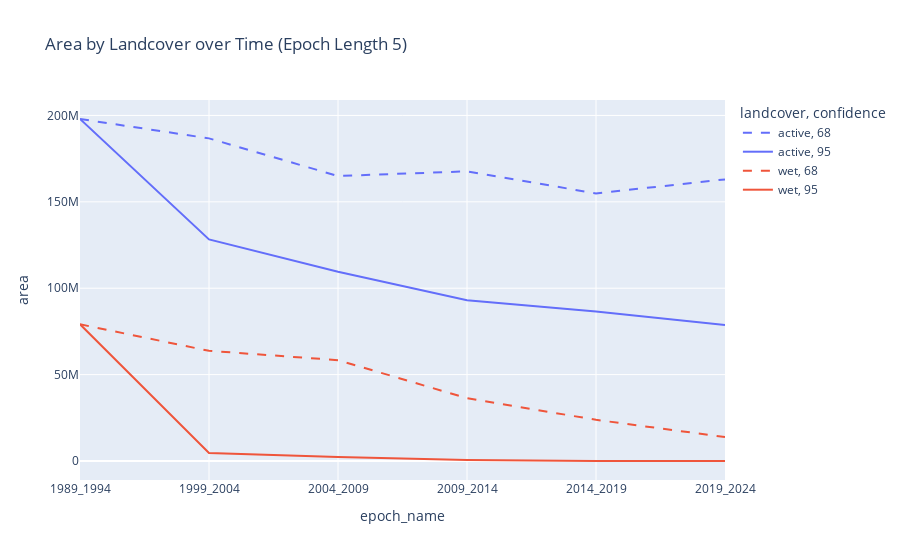
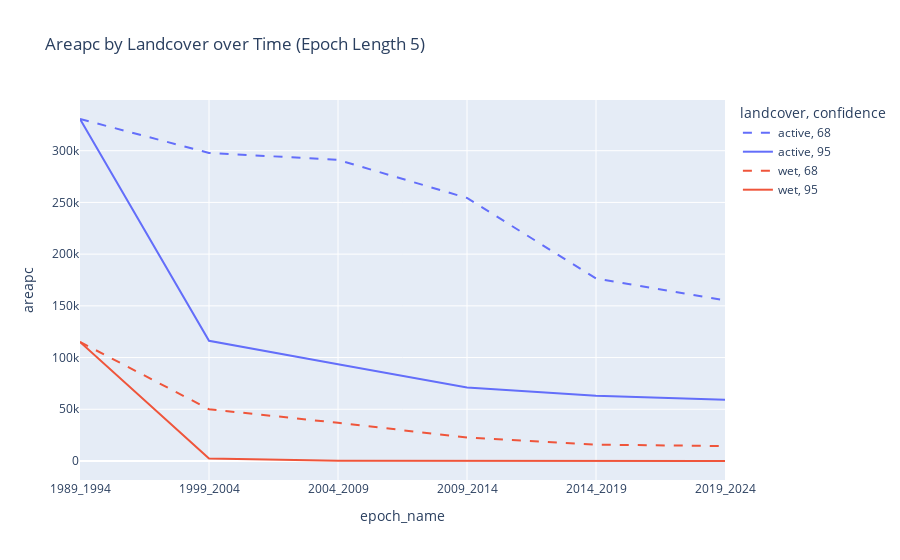
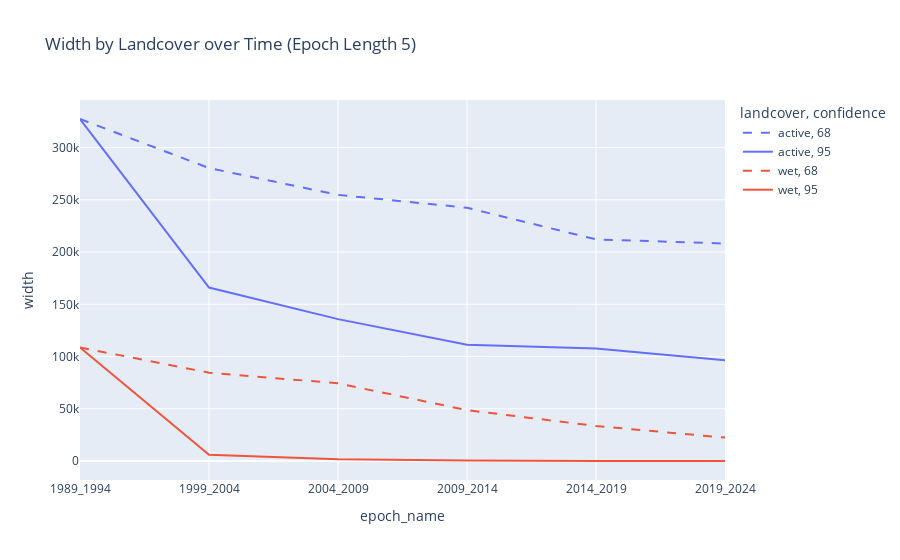
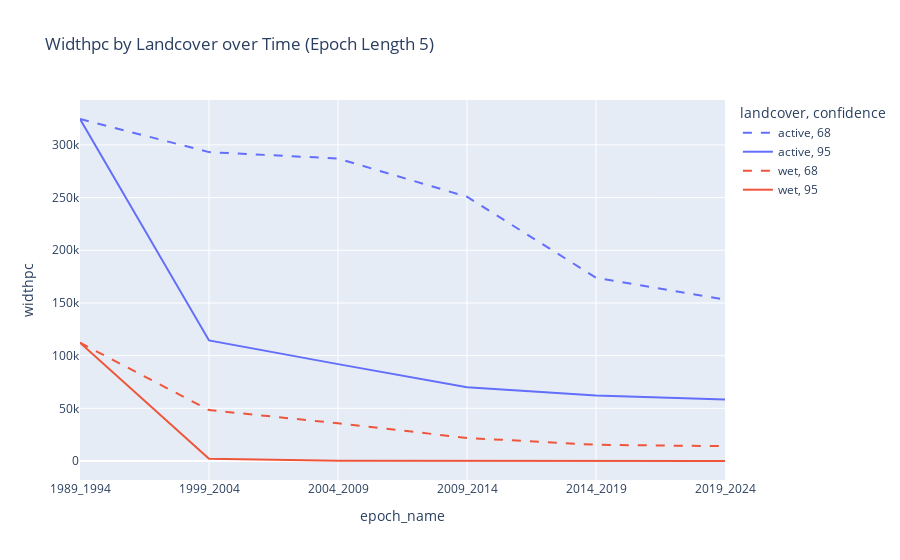

Write notebook code for charts like these, in order.
### Code cell
# Loop through metrics and create plots
metrics = ['area', 'areapc', 'width', 'widthpc']
for metric in metrics:
    if metric in df_metrics.columns:
        # Group by landcover, epoch_name, confidence
        metric_summary = filtered_df.groupby(['landcover', 'epoch_name', 'confidence'], observed=False)[metric].sum().reset_index()
        metric_summary = metric_summary.sort_values('epoch_name')
        
        # Create line chart
        fig = px.line(metric_summary, x='epoch_name', y=metric, color='landcover', line_dash='confidence',
                      title=f'{metric.capitalize()} by Landcover over Time (Epoch Length 5)',
                      line_dash_map={'95': 'solid', '68': 'dash'})
        fig.show()

### Figure 1 — Plotly figure (JSON) as saved in the notebook; plotly's stock layout.template omitted (floating-point values rounded to 4 significant figures)
{"data": [{"hovertemplate": "landcover=active<br>confidence=68<br>epoch_name=%{x}<br>area=%{y}<extra></extra>", "legendgroup": "active, 68", "line": {"color": "#636efa", "dash": "dash"}, "marker": {"symbol": "circle"}, "mode": "lines", "name": "active, 68", "orientation": "v", "showlegend": true, "type": "scatter", "x": ["1989_1994", "1999_2004", "2004_2009", "2009_2014", "2014_2019", "2019_2024"], "xaxis": "x", "y": [197900000.0, 186700000.0, 164900000.0, 167700000.0, 154900000.0, 163000000.0], "yaxis": "y"}, {"hovertemplate": "landcover=active<br>confidence=95<br>epoch_name=%{x}<br>area=%{y}<extra></extra>", "legendgroup": "active, 95", "line": {"color": "#636efa", "dash": "solid"}, "marker": {"symbol": "circle"}, "mode": "lines", "name": "active, 95", "orientation": "v", "showlegend": true, "type": "scatter", "x": ["1989_1994", "1999_2004", "2004_2009", "2009_2014", "2014_2019", "2019_2024"], "xaxis": "x", "y": [197900000.0, 128200000.0, 109500000.0, 93030000.0, 86590000.0, 78760000.0], "yaxis": "y"}, {"hovertemplate": "landcover=wet<br>confidence=68<br>epoch_name=%{x}<br>area=%{y}<extra></extra>", "legendgroup": "wet, 68", "line": {"color": "#EF553B", "dash": "dash"}, "marker": {"symbol": "circle"}, "mode": "lines", "name": "wet, 68", "orientation": "v", "showlegend": true, "type": "scatter", "x": ["1989_1994", "1999_2004", "2004_2009", "2009_2014", "2014_2019", "2019_2024"], "xaxis": "x", "y": [79110000.0, 63770000.0, 58380000.0, 36350000.0, 23850000.0, 13870000.0], "yaxis": "y"}, {"hovertemplate": "landcover=wet<br>confidence=95<br>epoch_name=%{x}<br>area=%{y}<extra></extra>", "legendgroup": "wet, 95", "line": {"color": "#EF553B", "dash": "solid"}, "marker": {"symbol": "circle"}, "mode": "lines", "name": "wet, 95", "orientation": "v", "showlegend": true, "type": "scatter", "x": ["1989_1994", "1999_2004", "2004_2009", "2009_2014", "2014_2019", "2019_2024"], "xaxis": "x", "y": [79110000.0, 4664000.0, 2340000.0, 641800.0, 63850.0, 10640.0], "yaxis": "y"}], "layout": {"legend": {"title": {"text": "landcover, confidence"}, "tracegroupgap": 0}, "title": {"text": "Area by Landcover over Time (Epoch Length 5)"}, "xaxis": {"anchor": "y", "domain": [0, 1], "title": {"text": "epoch_name"}}, "yaxis": {"anchor": "x", "domain": [0, 1], "title": {"text": "area"}}}}

### Figure 2 — Plotly figure (JSON) as saved in the notebook; plotly's stock layout.template omitted (floating-point values rounded to 4 significant figures)
{"data": [{"hovertemplate": "landcover=active<br>confidence=68<br>epoch_name=%{x}<br>areapc=%{y}<extra></extra>", "legendgroup": "active, 68", "line": {"color": "#636efa", "dash": "dash"}, "marker": {"symbol": "circle"}, "mode": "lines", "name": "active, 68", "orientation": "v", "showlegend": true, "type": "scatter", "x": ["1989_1994", "1999_2004", "2004_2009", "2009_2014", "2014_2019", "2019_2024"], "xaxis": "x", "y": [330600.0, 297800.0, 291100.0, 254300.0, 176500.0, 155300.0], "yaxis": "y"}, {"hovertemplate": "landcover=active<br>confidence=95<br>epoch_name=%{x}<br>areapc=%{y}<extra></extra>", "legendgroup": "active, 95", "line": {"color": "#636efa", "dash": "solid"}, "marker": {"symbol": "circle"}, "mode": "lines", "name": "active, 95", "orientation": "v", "showlegend": true, "type": "scatter", "x": ["1989_1994", "1999_2004", "2004_2009", "2009_2014", "2014_2019", "2019_2024"], "xaxis": "x", "y": [330600.0, 116300.0, 93460.0, 71150.0, 63060.0, 59330.0], "yaxis": "y"}, {"hovertemplate": "landcover=wet<br>confidence=68<br>epoch_name=%{x}<br>areapc=%{y}<extra></extra>", "legendgroup": "wet, 68", "line": {"color": "#EF553B", "dash": "dash"}, "marker": {"symbol": "circle"}, "mode": "lines", "name": "wet, 68", "orientation": "v", "showlegend": true, "type": "scatter", "x": ["1989_1994", "1999_2004", "2004_2009", "2009_2014", "2014_2019", "2019_2024"], "xaxis": "x", "y": [115100.0, 50080.0, 36910.0, 22710.0, 15840.0, 14420.0], "yaxis": "y"}, {"hovertemplate": "landcover=wet<br>confidence=95<br>epoch_name=%{x}<br>areapc=%{y}<extra></extra>", "legendgroup": "wet, 95", "line": {"color": "#EF553B", "dash": "solid"}, "marker": {"symbol": "circle"}, "mode": "lines", "name": "wet, 95", "orientation": "v", "showlegend": true, "type": "scatter", "x": ["1989_1994", "1999_2004", "2004_2009", "2009_2014", "2014_2019", "2019_2024"], "xaxis": "x", "y": [115100.0, 2320.0, 343.6, 140.5, 5.326, 2.987], "yaxis": "y"}], "layout": {"legend": {"title": {"text": "landcover, confidence"}, "tracegroupgap": 0}, "title": {"text": "Areapc by Landcover over Time (Epoch Length 5)"}, "xaxis": {"anchor": "y", "domain": [0, 1], "title": {"text": "epoch_name"}}, "yaxis": {"anchor": "x", "domain": [0, 1], "title": {"text": "areapc"}}}}

### Figure 3 — Plotly figure (JSON) as saved in the notebook; plotly's stock layout.template omitted (floating-point values rounded to 4 significant figures)
{"data": [{"hovertemplate": "landcover=active<br>confidence=68<br>epoch_name=%{x}<br>width=%{y}<extra></extra>", "legendgroup": "active, 68", "line": {"color": "#636efa", "dash": "dash"}, "marker": {"symbol": "circle"}, "mode": "lines", "name": "active, 68", "orientation": "v", "showlegend": true, "type": "scatter", "x": ["1989_1994", "1999_2004", "2004_2009", "2009_2014", "2014_2019", "2019_2024"], "xaxis": "x", "y": [327400.0, 280400.0, 254800.0, 242400.0, 212100.0, 208200.0], "yaxis": "y"}, {"hovertemplate": "landcover=active<br>confidence=95<br>epoch_name=%{x}<br>width=%{y}<extra></extra>", "legendgroup": "active, 95", "line": {"color": "#636efa", "dash": "solid"}, "marker": {"symbol": "circle"}, "mode": "lines", "name": "active, 95", "orientation": "v", "showlegend": true, "type": "scatter", "x": ["1989_1994", "1999_2004", "2004_2009", "2009_2014", "2014_2019", "2019_2024"], "xaxis": "x", "y": [327400.0, 166100.0, 135800.0, 111300.0, 107700.0, 96330.0], "yaxis": "y"}, {"hovertemplate": "landcover=wet<br>confidence=68<br>epoch_name=%{x}<br>width=%{y}<extra></extra>", "legendgroup": "wet, 68", "line": {"color": "#EF553B", "dash": "dash"}, "marker": {"symbol": "circle"}, "mode": "lines", "name": "wet, 68", "orientation": "v", "showlegend": true, "type": "scatter", "x": ["1989_1994", "1999_2004", "2004_2009", "2009_2014", "2014_2019", "2019_2024"], "xaxis": "x", "y": [108700.0, 84590.0, 74340.0, 48700.0, 33510.0, 22390.0], "yaxis": "y"}, {"hovertemplate": "landcover=wet<br>confidence=95<br>epoch_name=%{x}<br>width=%{y}<extra></extra>", "legendgroup": "wet, 95", "line": {"color": "#EF553B", "dash": "solid"}, "marker": {"symbol": "circle"}, "mode": "lines", "name": "wet, 95", "orientation": "v", "showlegend": true, "type": "scatter", "x": ["1989_1994", "1999_2004", "2004_2009", "2009_2014", "2014_2019", "2019_2024"], "xaxis": "x", "y": [108700.0, 6081.0, 1783.0, 541.4, 35.51, 11.51], "yaxis": "y"}], "layout": {"legend": {"title": {"text": "landcover, confidence"}, "tracegroupgap": 0}, "title": {"text": "Width by Landcover over Time (Epoch Length 5)"}, "xaxis": {"anchor": "y", "domain": [0, 1], "title": {"text": "epoch_name"}}, "yaxis": {"anchor": "x", "domain": [0, 1], "title": {"text": "width"}}}}

### Figure 4 — Plotly figure (JSON) as saved in the notebook; plotly's stock layout.template omitted (floating-point values rounded to 4 significant figures)
{"data": [{"hovertemplate": "landcover=active<br>confidence=68<br>epoch_name=%{x}<br>widthpc=%{y}<extra></extra>", "legendgroup": "active, 68", "line": {"color": "#636efa", "dash": "dash"}, "marker": {"symbol": "circle"}, "mode": "lines", "name": "active, 68", "orientation": "v", "showlegend": true, "type": "scatter", "x": ["1989_1994", "1999_2004", "2004_2009", "2009_2014", "2014_2019", "2019_2024"], "xaxis": "x", "y": [324600.0, 293200.0, 287100.0, 250800.0, 174000.0, 153300.0], "yaxis": "y"}, {"hovertemplate": "landcover=active<br>confidence=95<br>epoch_name=%{x}<br>widthpc=%{y}<extra></extra>", "legendgroup": "active, 95", "line": {"color": "#636efa", "dash": "solid"}, "marker": {"symbol": "circle"}, "mode": "lines", "name": "active, 95", "orientation": "v", "showlegend": true, "type": "scatter", "x": ["1989_1994", "1999_2004", "2004_2009", "2009_2014", "2014_2019", "2019_2024"], "xaxis": "x", "y": [324600.0, 114400.0, 91970.0, 70030.0, 62050.0, 58270.0], "yaxis": "y"}, {"hovertemplate": "landcover=wet<br>confidence=68<br>epoch_name=%{x}<br>widthpc=%{y}<extra></extra>", "legendgroup": "wet, 68", "line": {"color": "#EF553B", "dash": "dash"}, "marker": {"symbol": "circle"}, "mode": "lines", "name": "wet, 68", "orientation": "v", "showlegend": true, "type": "scatter", "x": ["1989_1994", "1999_2004", "2004_2009", "2009_2014", "2014_2019", "2019_2024"], "xaxis": "x", "y": [112300.0, 48340.0, 35820.0, 21880.0, 15390.0, 14070.0], "yaxis": "y"}, {"hovertemplate": "landcover=wet<br>confidence=95<br>epoch_name=%{x}<br>widthpc=%{y}<extra></extra>", "legendgroup": "wet, 95", "line": {"color": "#EF553B", "dash": "solid"}, "marker": {"symbol": "circle"}, "mode": "lines", "name": "wet, 95", "orientation": "v", "showlegend": true, "type": "scatter", "x": ["1989_1994", "1999_2004", "2004_2009", "2009_2014", "2014_2019", "2019_2024"], "xaxis": "x", "y": [112300.0, 2234.0, 336.1, 140.5, 5.326, 2.987], "yaxis": "y"}], "layout": {"legend": {"title": {"text": "landcover, confidence"}, "tracegroupgap": 0}, "title": {"text": "Widthpc by Landcover over Time (Epoch Length 5)"}, "xaxis": {"anchor": "y", "domain": [0, 1], "title": {"text": "epoch_name"}}, "yaxis": {"anchor": "x", "domain": [0, 1], "title": {"text": "widthpc"}}}}
